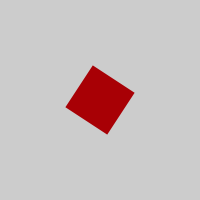
Frame 1 (no input)
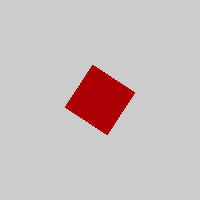
Frame 60 (the mouse pressed at the canvas centre just before this capture)
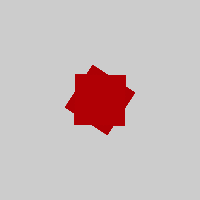
Frame 120 (the mouse held since frame 60 and released just before this capture)

The Processing sketch that drew these frames (run headless with seeded random() and noise(); from frame 60 on, the mouse is pressed at the canvas centre):

// Processing sketch: proc_shape_man
// ── proc_shape_man.pde
// Shape Manipulation

// Author: David Coelho
// Last Update: 2016-04-18

// Import Libraries

// Don't need new libraries for this example

// Init Variables

// Program Boot (Initialization)
void setup()
{
  size(200,200);
}

// Main Loop (repeats indefinitely)
void draw()
{
  pushMatrix();
  translate(100,100);         //moves a matrix origin to X,Y
  scale(0.5);                 // scale a matrix by 50%
  rotate(second()/2);         // rotates a matrix by N radians
  noStroke();
  fill(second()*4,0,hour());
  rectMode(CENTER);
  rect(0,0,100,100);
  popMatrix();
}
